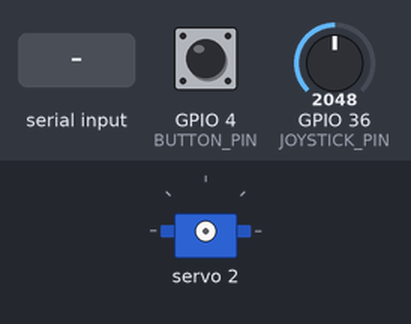
The sketch below on a simulated ESP32. On the bench: servo. Inputs (shaded band) come from the test bench; at power-on: GPIO 36 (JOYSTICK_PIN) = 2048, GPIO 4 (BUTTON_PIN) HIGH. What the sketch prints to the serial monitor is not drawn.

Above: at 1.2 s.
1.3 s: "t" received over Serial
At 2.1 s:
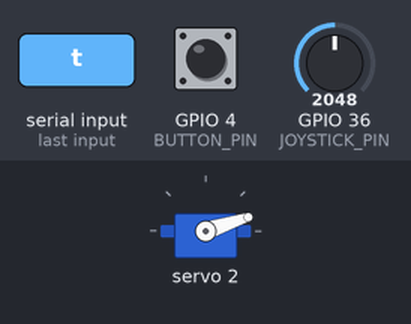
4.3 s: GPIO 36 (JOYSTICK_PIN) set to 491
At 7.2 s:
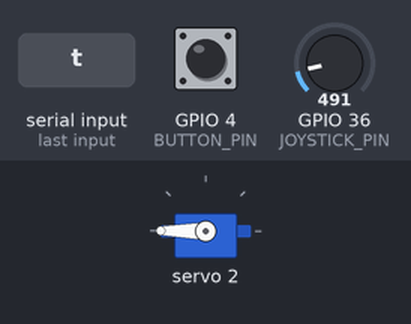
7.3 s: GPIO 4 (BUTTON_PIN) pulled LOW for 1 s
At 9.48 s:
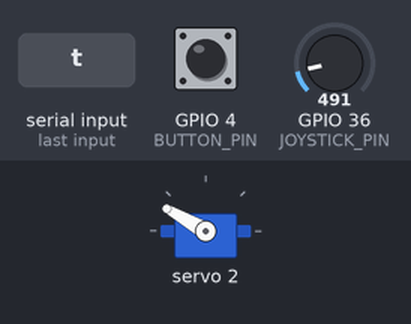
10.3 s: GPIO 4 (BUTTON_PIN) pulled LOW for 0.15 s
At 11.66 s:
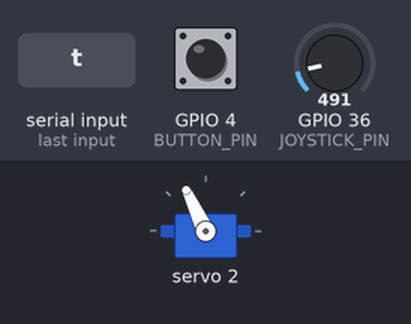
13.3 s: GPIO 36 (JOYSTICK_PIN) set to 0
16.3 s: "1" received over Serial
Timing chart, 0 to 20.3 s (numbered marks = the images above; inputs shaded):
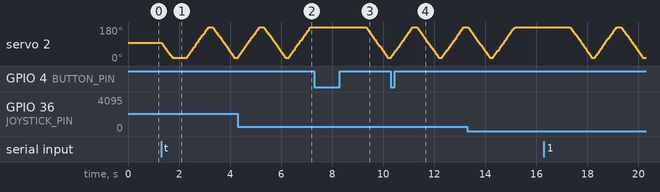

The sketch:

microcontroller.ino
```cpp
#include <Wire.h>
#include <Adafruit_PWMServoDriver.h>

// ===================== Hardware =====================
Adafruit_PWMServoDriver boards[2] = {
  Adafruit_PWMServoDriver(0x40), // Board 0
  Adafruit_PWMServoDriver(0x41)  // Board 1
};
const uint16_t PWM_LEVELS[3] = {0, 87, 175}; // Amplitude (counts) for level 0/1/2
const uint16_t PWM_CENTER = 325;
const uint16_t PWM_FULL_OFF = 4096;          // PCA9685 "full off" bit: no pulses at all

struct ChannelTarget {
  uint8_t board; // 0 or 1
  uint8_t pin;   // 0 to 9
};
const ChannelTarget channelMap[20] = {
  {0, 2}, // Pinky
  {0, 8},
  {0, 7},
  {1, 9},
  {1, 7},

  {0, 3}, // Ring
  {0, 4},
  {1, 8},
  {1, 4},
  {1, 5},

  {0, 1}, // Middle
  {0, 5},
  {1, 2},
  {0, 9},
  {1, 6},

  {0, 6}, // Index
  {0, 0},
  {1, 0},
  {1, 1},
  {1, 3}
};

#define SDA_PIN 12  // D6
#define SCL_PIN 14  // D5

// ===================== Motion tuning =====================
// How fast a servo is allowed to move, in PWM counts per second.
// Rough guide: ~205 counts is about 1 ms of pulse width (~180 degrees), and an
// SG90 tops out somewhere around 600-700 counts/s. A full level-2 swing is 350
// counts, so 400 means that swing takes ~0.9 s. Set very high (e.g. 100000)
// to get the old instant-snap behavior back.
const float SLEW_COUNTS_PER_SEC = 400.0f;

// The PCA9685 runs at 50 Hz, so a servo only sees a new target every 20 ms.
// Updating faster than this does nothing.
const uint16_t UPDATE_INTERVAL_MS = 20;

// ===================== Test mode =====================
// Lets you test without the PC program. Three ways to use it:
//   1. Set TEST_MODE_AT_BOOT to true and upload.
//   2. Send the character 't' from the IDE's serial monitor to toggle it.
//   3. (Automatic) It switches itself OFF the moment a real frame arrives
//      from the PC program, so it can never fight the host.
// Each second the test servo reverses direction (like one "tick" of the clock).
// It oscillates for TEST_ON_TICKS seconds, then is cut OFF for TEST_OFF_TICKS
// seconds, then repeats, so you can also feel how the cutoff behaves.
const bool     TEST_MODE_AT_BOOT = false;
const uint8_t  TEST_CHANNEL      = 0;   // Which servo (0-19)
const uint8_t  TEST_LEVEL        = 2;   // 1 or 2
const uint8_t  TEST_ON_TICKS     = 6;
const uint8_t  TEST_OFF_TICKS    = 2;
const uint16_t TEST_TICK_MS      = 1000;

// ===================== Hand controls =====================
const uint8_t JOYSTICK_PIN = A0;
const uint8_t BUTTON_PIN = 4;
const uint16_t INPUT_SAMPLE_MS = 20;
const uint16_t INPUT_HEARTBEAT_MS = 100;
const uint16_t BUTTON_DEBOUNCE_MS = 25;
const int16_t JOYSTICK_DEADZONE = 25;

// ===================== State =====================
const uint8_t SYNC_BYTE = 0xFF;
uint8_t rxBuffer[5];
uint8_t rxIndex = 0;
bool synced = false;
int toggle = 1;
bool shouldToggle = false;

float   pos[20];          // Where we last told each servo to be (counts)
float   target[20];       // Where each servo is heading (counts)
bool    enabled[20];      // false = signal is cut (servo limp, no pulses)
uint32_t lastUpdateMs = 0;

bool     testMode = TEST_MODE_AT_BOOT;
uint32_t lastTestTickMs = 0;
uint8_t  testTick = 0;
uint32_t lastInputMs = 0;
uint32_t lastInputSentMs = 0;
uint32_t buttonChangedMs = 0;
uint8_t inputSequence = 0;
bool rawButton = false;
bool stableButton = false;
int16_t lastSentAxis = 0;
bool lastSentButton = false;

// ===================== Channel control =====================

// Stop sending pulses to this channel. The servo stays wherever it is
// (nothing is commanded to move), and pos[] remembers that spot so the next
// time it turns on it starts from there instead of jumping.
void cutChannel(uint8_t ch) {
  enabled[ch] = false;
  boards[channelMap[ch].board].setPWM(channelMap[ch].pin, 0, PWM_FULL_OFF);
}

// Called once per channel per frame. It only sets the goal; actual movement
// happens (rate-limited) in updateServos().
inline void handleChannel(uint8_t ch, uint8_t val) {
  if (val > 2) return; // Guard against invalid value (3)

  if (val == 0) {
    if (enabled[ch]) cutChannel(ch); // OFF = stop, don't move anywhere
    return;
  }

  target[ch] = PWM_CENTER + (int)PWM_LEVELS[val] * toggle;
  enabled[ch] = true;
}

// Moves every enabled servo toward its target at no more than
// SLEW_COUNTS_PER_SEC, and only touches I2C when a value actually changes.
void updateServos() {
  uint32_t now = millis();
  uint32_t dt = now - lastUpdateMs;
  if (dt < UPDATE_INTERVAL_MS) return;
  lastUpdateMs = now;

  float maxStep = SLEW_COUNTS_PER_SEC * (float)dt / 1000.0f;

  for (uint8_t ch = 0; ch < 20; ch++) {
    if (!enabled[ch]) continue;

    float diff = target[ch] - pos[ch];
    if (diff > maxStep)       pos[ch] += maxStep;
    else if (diff < -maxStep) pos[ch] -= maxStep;
    else                      pos[ch] = target[ch];

    // Re-send every tick, even if unchanged. A lost or garbled I2C write then
    // heals itself on the next tick, like the original per-frame behavior.
    int16_t out = (int16_t)(pos[ch] + 0.5f);
    boards[channelMap[ch].board].setPWM(channelMap[ch].pin, 0, out);
  }
}

// ===================== Test mode =====================

void setTestMode(bool on) {
  testMode = on;
  if (on) {
    testTick = 0;
    lastTestTickMs = millis() - TEST_TICK_MS; // First tick fires right away
    Serial.println(F("TEST MODE: on"));
  } else {
    for (uint8_t ch = 0; ch < 20; ch++) handleChannel(ch, 0);
    Serial.println(F("TEST MODE: off"));
  }
}

void runTest() {
  uint32_t now = millis();
  if (now - lastTestTickMs < TEST_TICK_MS) return;
  lastTestTickMs = now;

  bool on = (testTick % (TEST_ON_TICKS + TEST_OFF_TICKS)) < TEST_ON_TICKS;
  testTick++;
  toggle = -toggle; // Reverse direction every tick

  for (uint8_t ch = 0; ch < 20; ch++) {
    handleChannel(ch, (on && ch == TEST_CHANNEL) ? TEST_LEVEL : 0);
  }

  Serial.print(F("TEST tick: "));
  if (on) {
    Serial.print(F("ON, dir "));
    Serial.println(toggle > 0 ? F("+") : F("-"));
  } else {
    Serial.println(F("OFF (signal cut)"));
  }
}

// ===================== Serial =====================

bool boardPresent(uint8_t addr) {
  Wire.beginTransmission(addr);
  return Wire.endTransmission() == 0;
}

void processSerial() {
  while (Serial.available() > 0) {
    uint8_t inByte = Serial.read();

    if (inByte == SYNC_BYTE) {
      rxIndex = 0;
      synced = true;
      continue;
    }

    if (!synced) {
      // Outside a frame, 't' toggles test mode (for the IDE's serial monitor).
      if (inByte == 't') setTestMode(!testMode);
      continue;
    }

    rxBuffer[rxIndex++] = inByte;

    if (rxIndex == 5) {
      synced = false;

      // A real frame means the PC program is driving; test mode steps aside.
      if (testMode) setTestMode(false);

      for (uint8_t ch = 0; ch < 20; ch++) {
        uint8_t byteIdx = ch >> 2;
        uint8_t bitShift = (ch & 0x03) << 1;
        uint8_t val = (rxBuffer[byteIdx] >> bitShift) & 0x03;

        handleChannel(ch, val);
      }
      shouldToggle = !shouldToggle; // Toggle every other frame
      if (shouldToggle) {
        toggle = -toggle; // Alternate the PWM direction
      }
    }
  }
}

int16_t readJoystick() {
  int raw = analogRead(JOYSTICK_PIN);
  int delta = raw - 512;
  if (abs(delta) <= JOYSTICK_DEADZONE) return 0;
  if (delta > 0) {
    return (int16_t)constrain((delta - JOYSTICK_DEADZONE) * 1000L /
                              (511 - JOYSTICK_DEADZONE), 0, 1000);
  }
  return (int16_t)constrain((delta + JOYSTICK_DEADZONE) * 1000L /
                            (512 - JOYSTICK_DEADZONE), -1000, 0);
}

void sendInputPacket(int16_t axis, bool button) {
  uint8_t packet[7];
  packet[0] = 0xFE;
  packet[1] = 0x01;
  packet[2] = inputSequence++;
  packet[3] = (uint8_t)(axis >> 8);
  packet[4] = (uint8_t)(axis & 0xFF);
  packet[5] = button ? 1 : 0;
  uint8_t checksum = 0;
  for (uint8_t i = 1; i <= 5; i++) checksum += packet[i];
  packet[6] = checksum;
  Serial.write(packet, sizeof(packet));
}

void sendInput() {
  uint32_t now = millis();
  if (now - lastInputMs < INPUT_SAMPLE_MS) return;
  lastInputMs = now;

  int16_t axis = readJoystick();
  bool button = digitalRead(BUTTON_PIN) == LOW;
  if (button != rawButton) {
    rawButton = button;
    buttonChangedMs = now;
  }
  if (button != stableButton && now - buttonChangedMs >= BUTTON_DEBOUNCE_MS) {
    stableButton = button;
  }

  if (axis != lastSentAxis || stableButton != lastSentButton ||
      now - lastInputSentMs >= INPUT_HEARTBEAT_MS) {
    sendInputPacket(axis, stableButton);
    lastSentAxis = axis;
    lastSentButton = stableButton;
    lastInputSentMs = now;
  }
}

// ===================== Arduino entry points =====================

void setup() {
  Serial.begin(115200);
  pinMode(BUTTON_PIN, INPUT_PULLUP);

  Wire.begin(SDA_PIN, SCL_PIN);

  bool okA = boardPresent(0x40);
  bool okB = boardPresent(0x41);
  Serial.println();
  Serial.print(F("Board A (0x40): ")); Serial.println(okA ? F("found") : F("NOT FOUND"));
  Serial.print(F("Board B (0x41): ")); Serial.println(okB ? F("found") : F("NOT FOUND"));

  boards[0].begin();
  boards[1].begin();

  boards[0].setOscillatorFrequency(27000000);
  boards[1].setOscillatorFrequency(27000000);
  boards[0].setPWMFreq(50);
  boards[1].setPWMFreq(50);

  delay(10);

  for (uint8_t ch = 0; ch < 20; ch++) {
    pos[ch] = PWM_CENTER;
    target[ch] = PWM_CENTER;
    enabled[ch] = false;
  }

  lastUpdateMs = millis();
  if (testMode) setTestMode(true);
}

void loop() {
  processSerial();
  sendInput();
  if (testMode) runTest();
  updateServos();
}
```
